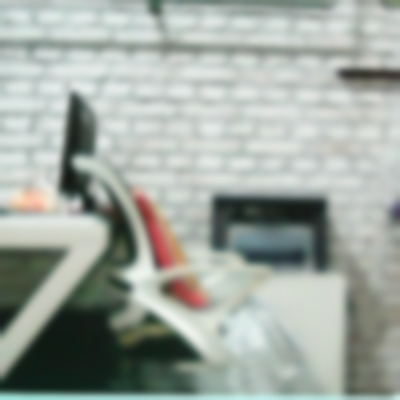
#> input picture 2017年文件/毕业设计/src/v2/img/1.png, 400 x 400 px
$ python guss.py
#> lines starting #> are read from the running program, lines starting #| are printed output that depends on the picture
import cv2
import numpy as np

img0 = cv2.imread('img/1.png')
#> img0 is the input picture: shape (400, 400, 3); mean B, G, R 161.4, 168.5, 160.7
gray0 = cv2.cvtColor(img0,cv2.COLOR_BGR2GRAY)
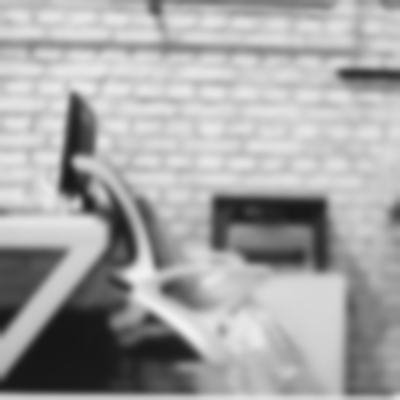
#> gray0: shape (400, 400); min 21, max 241, mean 165.3
gray0 = cv2.GaussianBlur(gray0, (21, 21), 0)


img = cv2.imread('img/3.png')
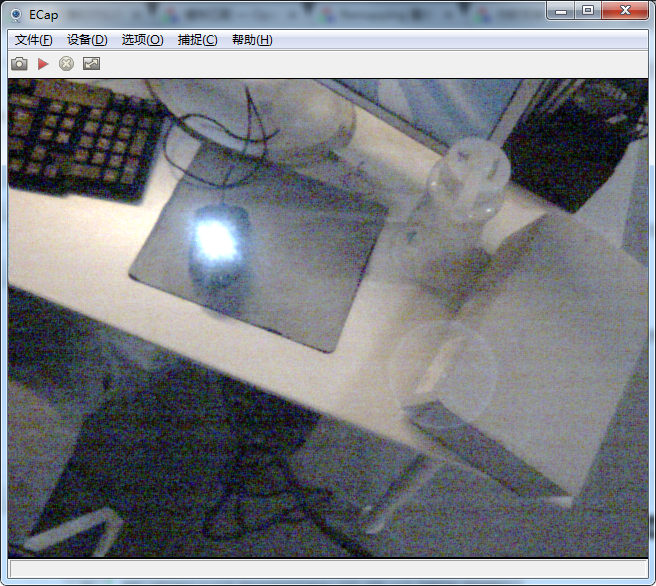
#> input picture 2017年文件/毕业设计/src/v3/img/3.png, 656 x 586 px, found by its file name
#> img is the input picture: shape (586, 656, 3); mean B, G, R 131, 126.2, 123.5
gray = cv2.cvtColor(img,cv2.COLOR_BGR2GRAY)
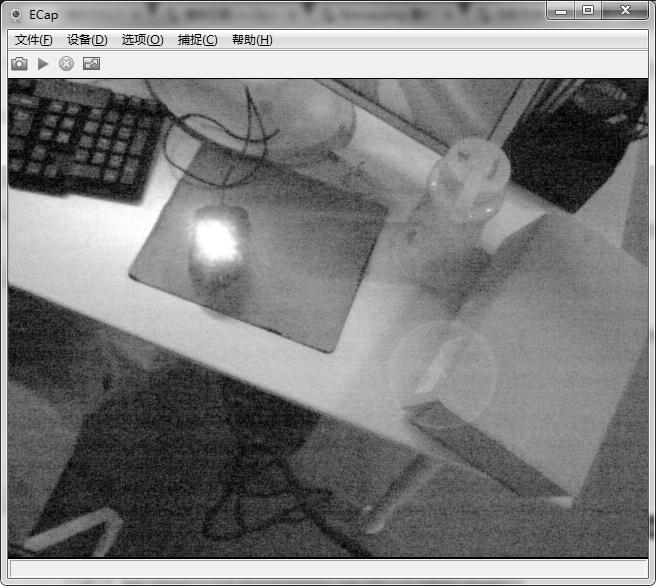
#> gray: shape (586, 656); min 0, max 255, mean 126
gray = cv2.GaussianBlur(gray, (21, 21), 0)
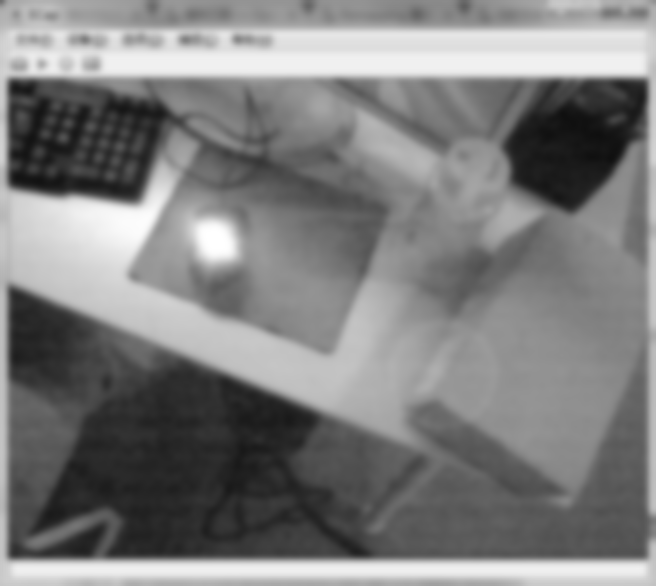
#> gray: shape (586, 656); min 15, max 255, mean 126.4

cv2.imshow("img0", gray0)
cv2.imshow("img", gray)
cv2.waitKey(0)
